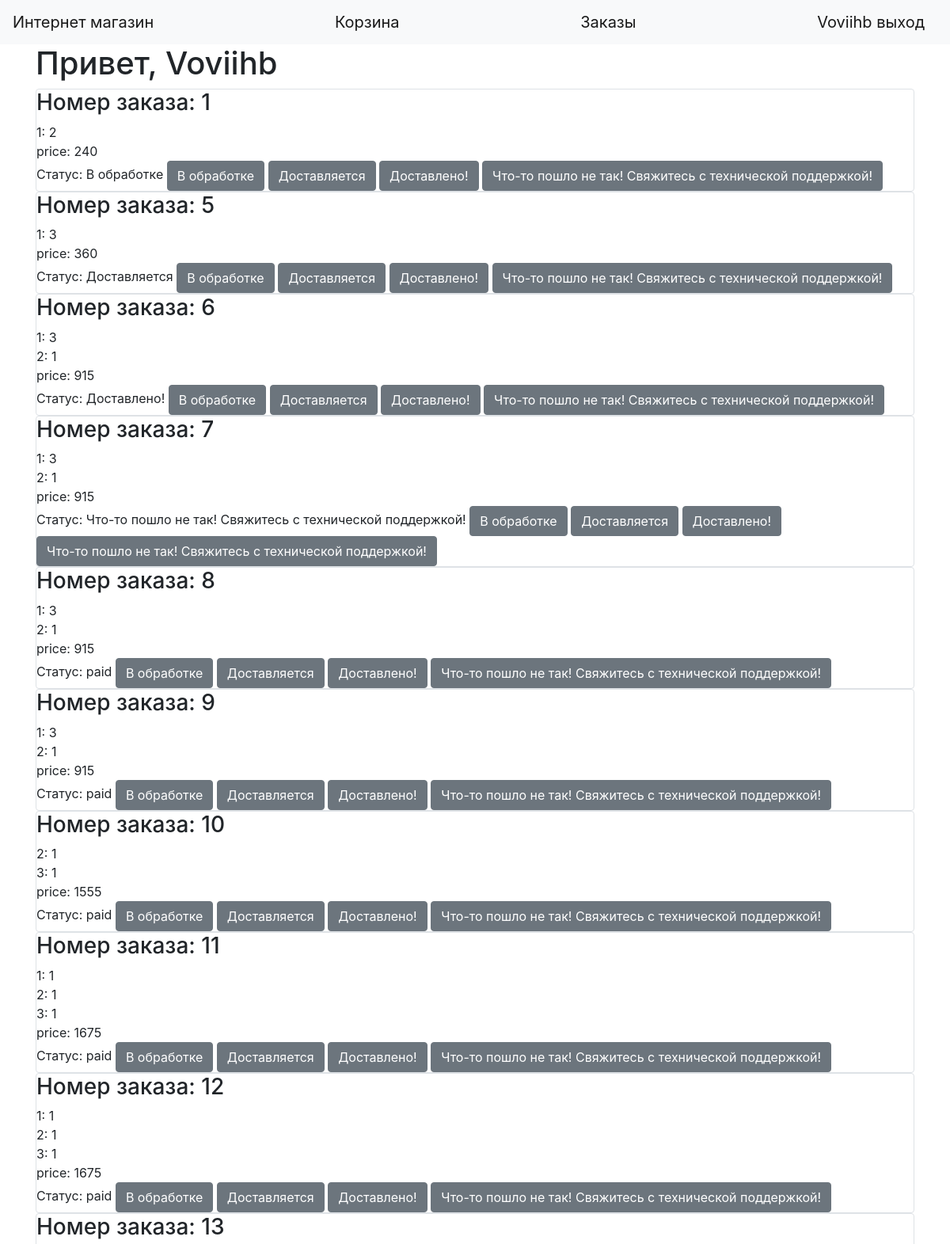
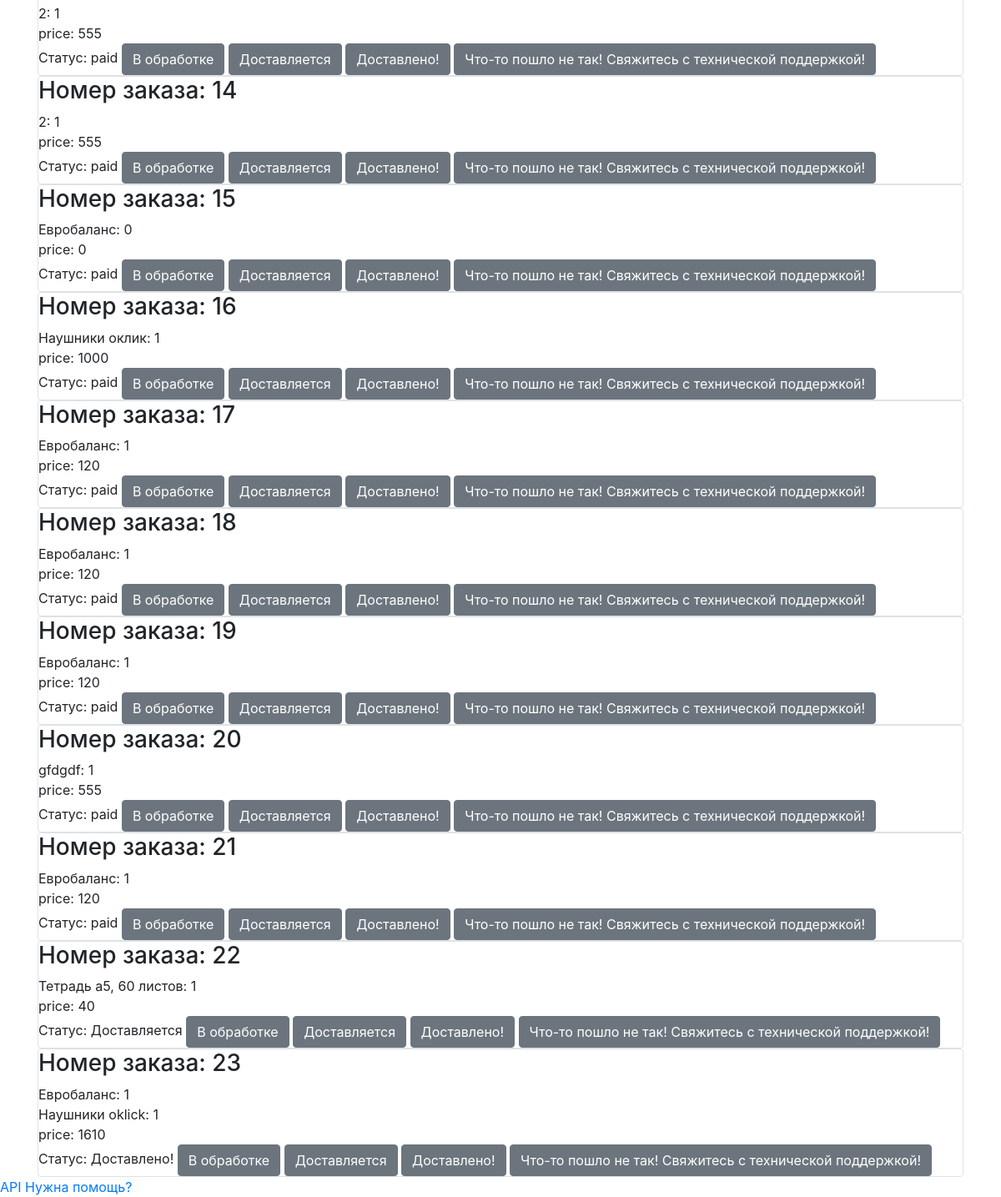
Page /orders (signed in) on the committed database (2 pictures, top to bottom).
### data/users.py (models this page shows, shortened)
class User(SqlAlchemyBase, UserMixin):
    __tablename__ = 'users'
    id = sqlalchemy.Column(sqlalchemy.Integer, primary_key=True, autoincrement=True)
    name = sqlalchemy.Column(sqlalchemy.String, nullable=True)
    about = sqlalchemy.Column(sqlalchemy.String, nullable=True)
    email = sqlalchemy.Column(sqlalchemy.String, index=True, unique=True, nullable=True)
    role = sqlalchemy.Column(sqlalchemy.Integer)
    hashed_password = sqlalchemy.Column(sqlalchemy.String, nullable=True)
    cart = sqlalchemy.Column(sqlalchemy.String, default="{}")
    balance = sqlalchemy.Column(sqlalchemy.Integer, default=0)
    created_date = sqlalchemy.Column(sqlalchemy.DateTime, default=datetime.datetime.now)

### data/orders.py (models this page shows, shortened)
class Orders(SqlAlchemyBase):
    __tablename__ = 'orders'
    id = sqlalchemy.Column(sqlalchemy.Integer, primary_key=True, autoincrement=True)
    products = sqlalchemy.Column(sqlalchemy.String, default="{}")
    status = sqlalchemy.Column(sqlalchemy.String, default="paid")
    user_id = sqlalchemy.Column(sqlalchemy.Integer, sqlalchemy.ForeignKey("users.id"))
    user = orm.relationship('User', foreign_keys="Orders.user_id", backref="orders")
    order_time = sqlalchemy.Column(sqlalchemy.DateTime, default=datetime.datetime.now)

### main.py (the view)
@app.route('/orders', methods=['GET', 'POST'])
@login_required
def orders():
    db_sess = db_session.create_session()
    if current_user.id in super_admins_ids:
        orders_db = db_sess.query(Orders).all()  # Супер-админу доступны все заказы пользователей
    else:
        orders_db = db_sess.query(Orders).filter((Orders.user_id == current_user.id)).all()
    d = []
    for i in orders_db:
        d.append({"id": i.id, "products": eval(i.products), "date": i.order_time, "status": i.status})
    return render_template("orders.html", orders=d, title="Заказы", super_admins_ids=super_admins_ids)

### data/db_session.py (called while the page is built)
def create_session() -> Session:
    global __factory
    return __factory()

### main.py (called while the page is built)
@login_manager.user_loader
def load_user(user_id):
    db_sess = db_session.create_session()
    return db_sess.query(User).get(user_id)

### templates/orders.html
{% extends "base.html" %}
{% block content %}
<h1>Привет, {{current_user.name}}</h1>
{% for order in orders %}
<div class="col-md6 border rounded">
    <h3>Номер заказа: {{order.id}}</h3>
    {% for product in order.products.keys() %}
        {{product}}: {{order.products[product]}} <br>
    {% endfor %}
    Статус: {{order.status}}
    {% if current_user.id in super_admins_ids %}
    <a href="/edit_order_status/{{order.id}}/1" class="btn btn-secondary">В обработке</a>
    <a href="/edit_order_status/{{order.id}}/2" class="btn btn-secondary">Доставляется</a>
    <a href="/edit_order_status/{{order.id}}/3" class="btn btn-secondary">Доставлено!</a>
    <a href="/edit_order_status/{{order.id}}/error" class="btn btn-secondary">Что-то пошло не так! Свяжитесь с технической поддержкой!</a>
    {% endif %}
</div>
{% endfor %}
{% endblock %}

### templates/base.html (shortened to what this page needs)
<!doctype html>
<html lang="en">
<head>
    <link rel="stylesheet" href="https://stackpath.bootstrapcdn.com/bootstrap/4.4.1/css/bootstrap.min.css">
</head>
  <body>
    <header>
        <nav class="navbar navbar-light bg-light">
        <a class="navbar-brand" href="/main">Интернет магазин</a>
        <a class="navbar-brand" href="/cart">Корзина</a>
        <a class="navbar-brand" href="/orders">Заказы</a>
        {% if current_user.is_authenticated %}
            <a class="navbar-brand" href="/logout">{{ current_user.name }} выход</a>
        {% else %}
            <p>
                <a class="btn btn-primary " href="/register">Зарегистрироваться</a>
                <a class="btn btn-success" href="/login">Войти</a>
            </p>
        {% endif %}
    </nav>
    </header>
    <main role="main" class="container">
        {% block content %}{% endblock %}
    </main>
    <a href="/api">API</a>
    <a href="/support">Нужна помощь?</a>
  </body>
</html>

### rows in the picture
User: name "Voviihb"
Orders: id "1", keys "1" "price", products "2" "240", status "В обработке"
Orders: id "5", keys "1" "price", products "3" "360", status "Доставляется"
Orders: id "6", keys "1" "2" "price", products "3" "1" "915", status "Доставлено!"
Orders: id "7", keys "1" "2" "price", products "3" "1" "915", status "Что-то пошло не так! Свяжитесь с технической поддержкой!"
Orders: id "8", keys "1" "2" "price", products "3" "1" "915", status "paid"
Orders: id "9", keys "1" "2" "price", products "3" "1" "915", status "paid"
Orders: id "10", keys "2" "3" "price", products "1" "1" "1555", status "paid"
Orders: id "11", keys "1" "2" "3" "price", products "1" "1" "1" "1675", status "paid"
Orders: id "12", keys "1" "2" "3" "price", products "1" "1" "1" "1675", status "paid"
Orders: id "13", keys "2" "price", products "1" "555", status "paid"
Orders: id "14", keys "2" "price", products "1" "555", status "paid"
Orders: id "15", keys "Евробаланс" "price", products "0" "0", status "paid"
Orders: id "16", keys "Наушники оклик" "price", products "1" "1000", status "paid"
Orders: id "17", keys "Евробаланс" "price", products "1" "120", status "paid"
Orders: id "18", keys "Евробаланс" "price", products "1" "120", status "paid"
Orders: id "19", keys "Евробаланс" "price", products "1" "120", status "paid"
Orders: id "20", keys "gfdgdf" "price", products "1" "555", status "paid"
Orders: id "21", keys "Евробаланс" "price", products "1" "120", status "paid"
Orders: id "22", keys "Тетрадь а5, 60 листов" "price", products "1" "40", status "Доставляется"
Orders: id "23", keys "Евробаланс" "Наушники oklick" "price", products "1" "1" "1610", status "Доставлено!"
